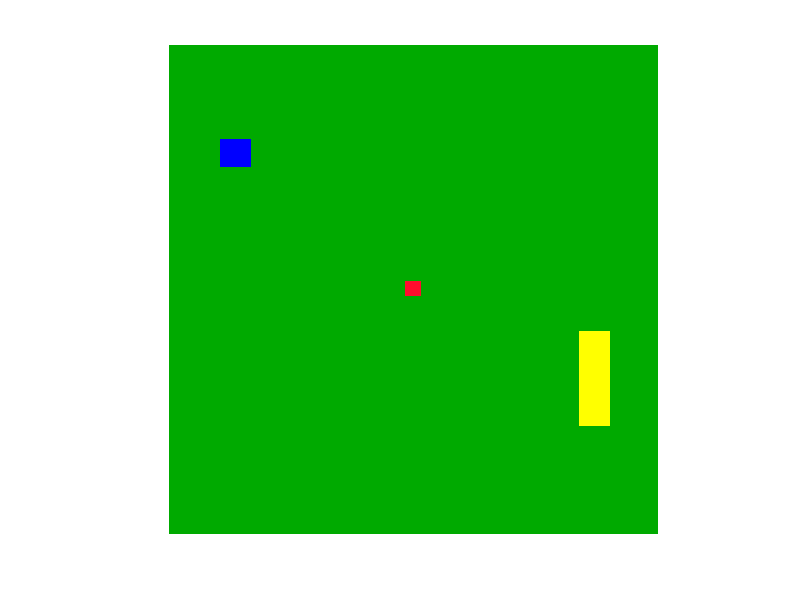

Source code (MATLAB):

clear;
close all;

randomX = uint16(0);
randomY = uint16(0);

%ที่ต้องทำคือสลับแกน X , Y ทุกส่วน
%size%

%ขนาดสนามบอล
fieldSizeX = 512;
fieldSizeY = 512;

%ขนาดบอล
ballSizeX = 16;
ballSizeY = 16;

%ขนาดหุ่นยนต์
robotSizeX = 30;
robotSizeY = 32;

%ขนาดโกล
goalSizeX = 100;
goalSizeY = 32;

%ระยะจากขอบสนามบอลที่ห้ามเกิน
border = 20;

%สนามบอล%
field=uint8(zeros(fieldSizeX,fieldSizeY,3));
field(:,:,1)=0;
field(:,:,2)=170;
field(:,:,3)=0;

%สร้างหุ่นยนต์
robot=uint8(zeros(robotSizeX,robotSizeY,3));
robot(:,:,1)=0;
robot(:,:,2)=0;
robot(:,:,3)=255;

%สร้างball
ball=uint8(zeros(ballSizeX,ballSizeY,3));
ball(:,:,1)=255;
ball(:,:,2)=12;
ball(:,:,3)=45;

%สร้างgoal
goal=uint8(zeros(goalSizeX,goalSizeY,3));
goal(:,:,1)=255;
goal(:,:,2)=255;
goal(:,:,3)=45;

field((fieldSizeX/2)-(ballSizeX/2):(fieldSizeY/2)+((ballSizeY/2)-1),(fieldSizeX/2)-(ballSizeX/2):(fieldSizeY/2)+((ballSizeY/2)-1),1)=ball(:,:,1);
field((fieldSizeX/2)-(ballSizeX/2):(fieldSizeY/2)+((ballSizeY/2)-1),(fieldSizeX/2)-(ballSizeX/2):(fieldSizeY/2)+((ballSizeY/2)-1),2)=ball(:,:,2);
field((fieldSizeX/2)-(ballSizeX/2):(fieldSizeY/2)+((ballSizeY/2)-1),(fieldSizeX/2)-(ballSizeX/2):(fieldSizeY/2)+((ballSizeY/2)-1),3)=ball(:,:,3);

%ห้ามเกินขอบ ระยะ = border;

while (true)
    randomX = border + ((fieldSizeX-border)-border) .* rand();
    randomX = uint16(round(randomX));
    randomY = border + ((fieldSizeY-border)-border) .* rand();
    randomY = uint16(round(randomY));
    
        fprintf('randomX = %i\n', randomX);
        fprintf('randomY = %i\n', randomY);
    
    if (randomX >= (border+robotSizeX/2) && randomX <= ((fieldSizeX-robotSizeX/2)-border) && randomY >= (border+robotSizeY/2) && randomY <= ((fieldSizeY-robotSizeY/2)-border))
        field(randomX-(robotSizeX/2):(randomX+(robotSizeX/2))-1,(randomY-(robotSizeY/2)):(randomY+(robotSizeY/2))-1,1)=robot(:,:,1);
        field(randomX-(robotSizeX/2):(randomX+(robotSizeX/2))-1,(randomY-(robotSizeY/2)):(randomY+(robotSizeY/2))-1,2)=robot(:,:,2);
        field(randomX-(robotSizeX/2):(randomX+(robotSizeX/2))-1,(randomY-(robotSizeY/2)):(randomY+(robotSizeY/2))-1,3)=robot(:,:,3);
        locationSaveX = randomX;
        locationSaveY = randomY;
        break;
    else
        fprintf('Genaretion location again!!\n');
    end 
    
end
            
while (true)
    randomX = border + ((fieldSizeX-border)-border) .* rand();
    randomX = uint16(round(randomX));
    randomY = border + ((fieldSizeY-border)-border) .* rand();
    randomY = uint16(round(randomY));
    fprintf('randomX = %i\n', randomX);
    fprintf('randomY = %i\n', randomY);
    
    if (locationSaveX ~= randomX && locationSaveY ~= randomY)
        if (randomX >= (border+goalSizeX/2) && randomX <= (border+goalSizeX/2)+(goalSizeX))
            if randomY >= (border+goalSizeY/2) && randomY <= (border+goalSizeY/2)+(goalSizeY)
                                    locationSaveX = randomX;
                        locationSaveY = randomY;
                break;
            end
        end
        if randomX <= (fieldSizeX-goalSizeX/2)-border && (randomX >= (border+goalSizeX/2))
           if randomY >= (border+goalSizeY/2) && randomY <= (border+goalSizeY/2)+(goalSizeY)
           break;
           end
            
           if randomY <= (fieldSizeY-goalSizeY/2)-border && randomY >= (fieldSizeY-goalSizeY/2)-border-(goalSizeY)
           break;
           end  
        end
        if randomX <= (fieldSizeX-goalSizeX/2)-border && randomX >= (fieldSizeX-goalSizeX/2)-border-(goalSizeX)
                if randomY <= (fieldSizeY-goalSizeY/2)-border && randomY >= ((fieldSizeY-goalSizeY/2)-border)-(goalSizeY)
                                        locationSaveX = randomX;
                        locationSaveY = randomY;
                    break;
                else
                    fprintf('Genaretion location again!!\n');
                end
         end
     end
end 
                        field(randomX-(goalSizeX/2):(randomX+(goalSizeX/2))-1,(randomY-(goalSizeY/2)):(randomY+(goalSizeY/2))-1,1)=goal(:,:,1);
                        field(randomX-(goalSizeX/2):(randomX+(goalSizeX/2))-1,(randomY-(goalSizeY/2)):(randomY+(goalSizeY/2))-1,2)=goal(:,:,2);
                        figure,imshow(field);
